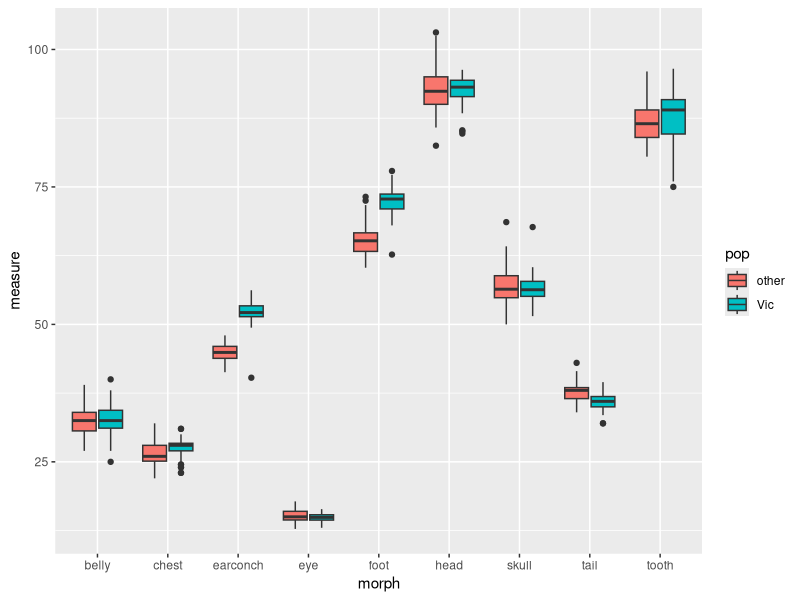
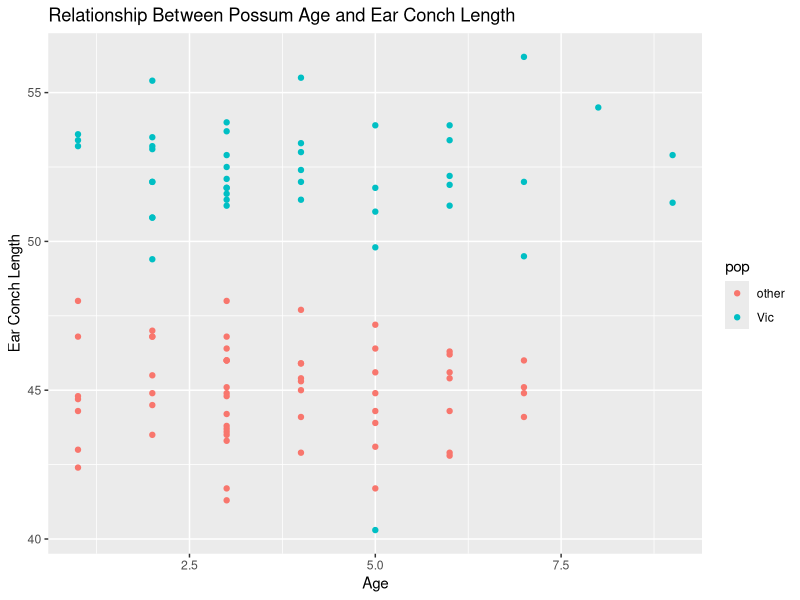
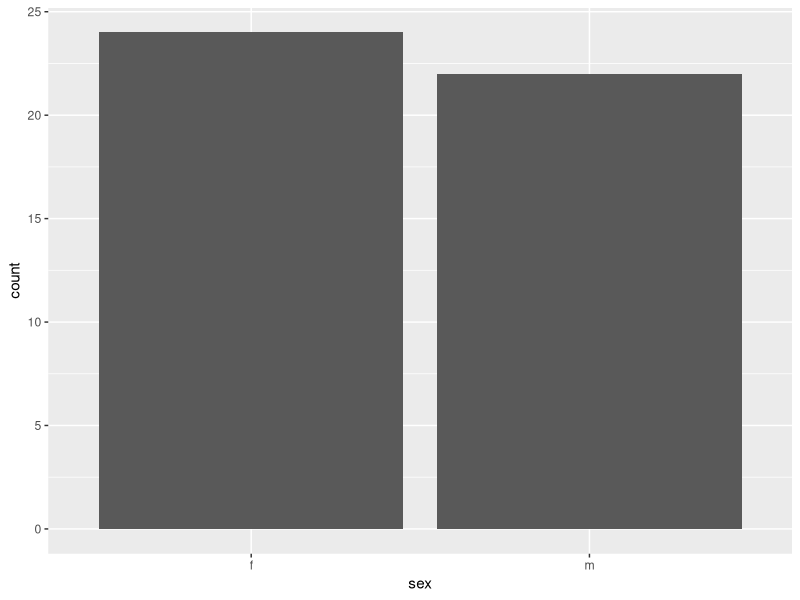
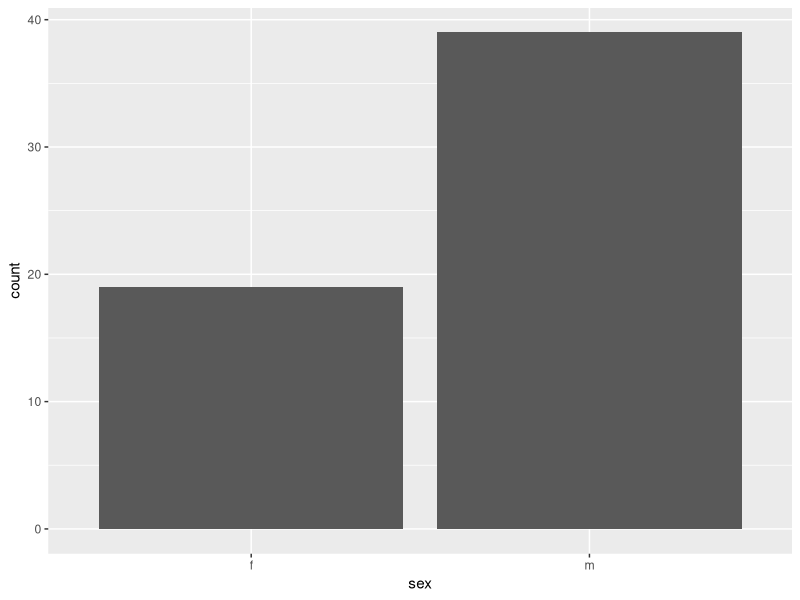
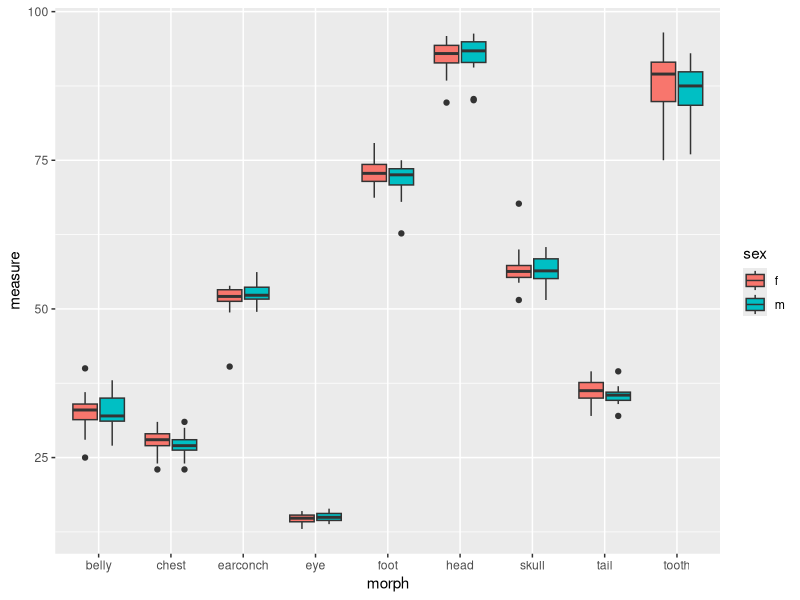
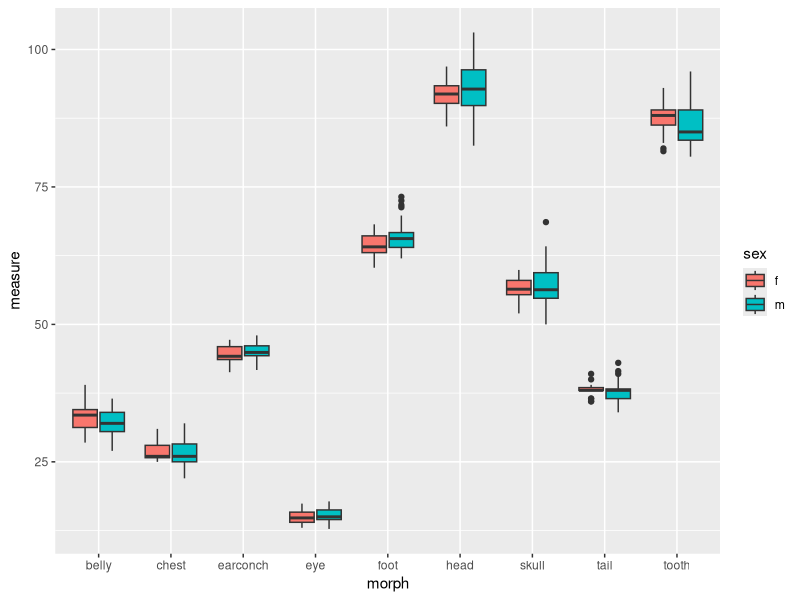

Source code (R) for these figures, in order:
## ---- chunk 1
knitr::opts_chunk$set(echo = TRUE)
## ---- chunk 2
library(tidyverse)
library(skimr)
library("RColorBrewer")
## ---- chunk 3
 possum <- 
   readr::read_csv(file = "possum.csv", 
   na = c("", " ", "NA", "#N/A", "-999", "\\"))
## ---- chunk 4
# Check dimensions
dim(possum)

# Check for NA's
##install.packages("skimr")
possum %>% 
  skimr::skim()

# Check column names
colnames(possum)
## ---- chunk 5
possum <-
  possum%>% 
  dplyr::rename(
    pop = Pop, #population
    foot = footlgth, #foot length
    head = hdlngth, #head length
    skull = skullw, #skull width
    tail = taill, #tail length
    tooth = totlngth #tooth length
    ) 
possum
## ---- chunk 6
colnames(possum)<-c("sample", 
                    "case", 
                    "site", 
                    "pop", 
                    "sex",
                    "age",
                    "head",
                    "skull", 
                    "tooth", 
                    "tail", 
                    "foot", 
                    "earconch", 
                    "eye", 
                    "chest", 
                    "belly")
## ---- chunk 7
possum %>%   
  purrr::map_df(~ sum(is.na(.))) %>% 
  tidyr::gather(key="variables", value="num_nas") %>% 
  arrange(desc(num_nas))
## ---- chunk 8
possum %>% 
  gather(head, skull, tooth, tail, foot, earconch, eye, chest, belly, key=morph, value=measure) %>%
  group_by(pop) %>% 
  ggplot(aes(x=morph, y=measure, fill=pop))+
    geom_boxplot()
## ---- chunk 9
possum %>% 
  ggplot(aes(x=age, y=earconch, color = pop))+
  geom_point()+
  labs(title = "Relationship Between Possum Age and Ear Conch Length",
       x= "Age",
       y= "Ear Conch Length")
## ---- chunk 10
possum %>% 
  filter (pop == "Vic") %>% 
  ggplot(aes(x=sex))+
  geom_bar()
## ---- chunk 11
possum %>% 
  filter (pop == "other") %>% 
  ggplot(aes(x=sex))+
  geom_bar()
## ---- chunk 12
possum %>% 
  filter(pop == "Vic") %>% 
  gather(head, skull, tooth, tail, foot, earconch, eye, chest, belly, key=morph, value=measure) %>%
  group_by(sex) %>% 
  ggplot(aes(x=morph, y=measure, fill=sex))+
    geom_boxplot()+
  labs()
## ---- chunk 13
possum %>% 
  filter(pop == "other") %>% 
  gather(head, skull, tooth, tail, foot, earconch, eye, chest, belly, key=morph, value=measure) %>%
  group_by(sex) %>% 
  ggplot(aes(x=morph, y=measure, fill=sex))+
    geom_boxplot()+
  labs()
